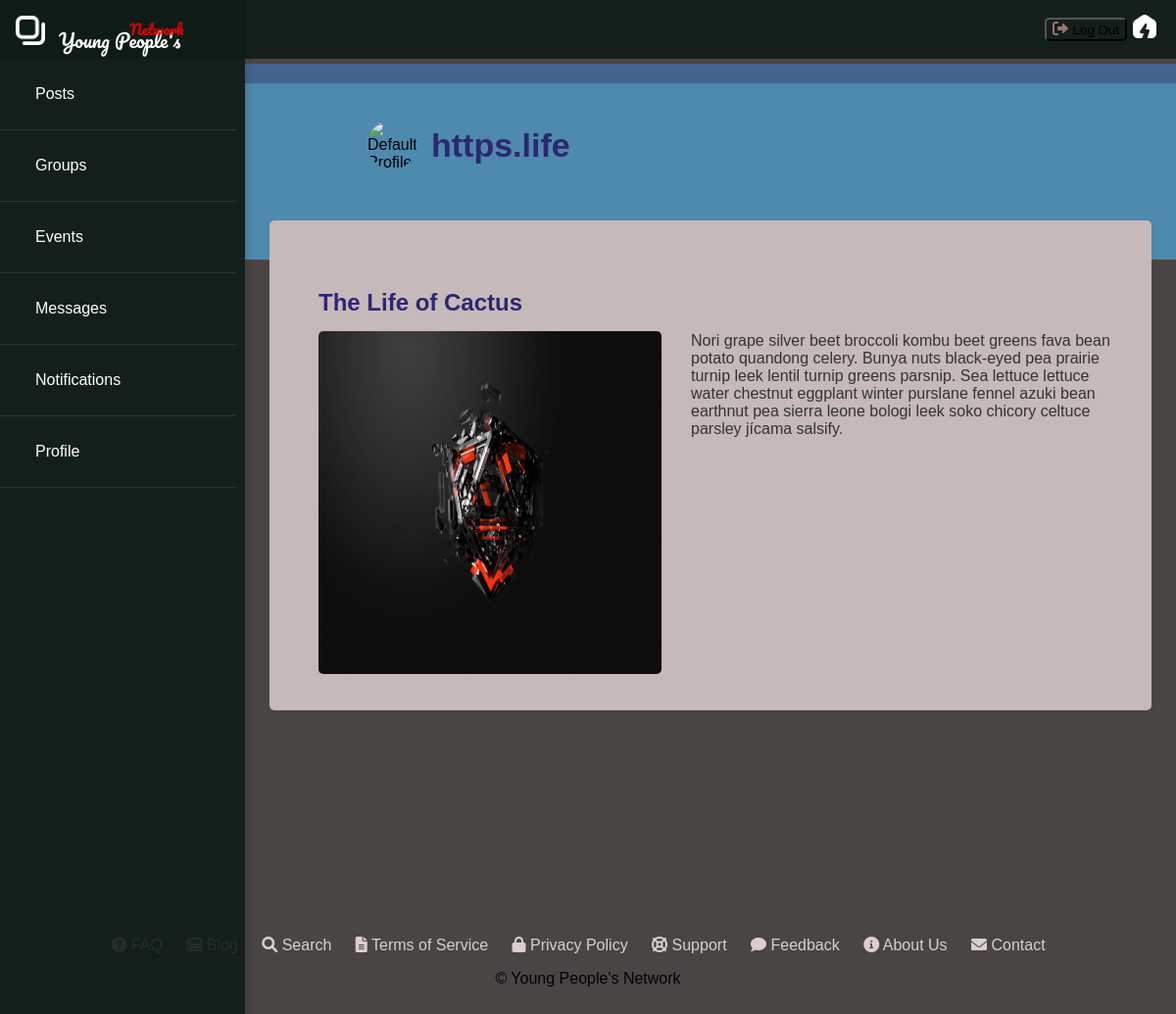
Page /posts/post/1/ (signed in) on the committed database.
### apps/posts/models.py (models this page shows, shortened)
class Post(models.Model):
    author = models.ForeignKey(settings.AUTH_USER_MODEL, on_delete=models.CASCADE, related_name='posts')
    title = models.CharField(max_length=255)
    subtitle = models.CharField(max_length=510)
    content = models.TextField()
    image = models.ImageField(upload_to='post_images/', blank=True, null=True)
    created_at = models.DateTimeField(auto_now_add=True)
    updated_at = models.DateTimeField(auto_now=True)
    likes = models.ManyToManyField(settings.AUTH_USER_MODEL, related_name='liked_posts', blank=True)
    shared_from = models.ForeignKey('self', null=True, blank=True, on_delete=models.SET_NULL, related_name='shares')

### apps/users/models.py (models this page shows, shortened)
class CustomUser(AbstractBaseUser, PermissionsMixin):
    email = models.EmailField(unique=True)
    username = models.CharField(max_length=255, unique=True)
    first_name = models.CharField(max_length=30)
    last_name = models.CharField(max_length=30)
    is_active = models.BooleanField(default=True)
    is_staff = models.BooleanField(default=False)
    date_joined = models.DateTimeField(default=timezone.now)
    groups = models.ManyToManyField(Group, related_name='customuser_set', blank=True)
    user_permissions = models.ManyToManyField(Permission, related_name='customuser_set', blank=True)
    objects = CustomUserManager()
    USERNAME_FIELD = 'email'
    REQUIRED_FIELDS = ['username', 'first_name', 'last_name']

### apps/posts/views.py (the view)
# urls.py: path('post/<int:pk>/', post_detail_view, name='post_detail'),
@login_required
def post_detail_view(request, pk):
    post = get_object_or_404(Post, pk=pk)
    PostView.objects.create(post=post, viewed_by=request.user)
    return render(request, 'posts/post_detail.html', {'post': post})

### apps/posts/templates/posts/post_detail.html
{% extends "base.html" %}
{% load static %}
{% block content %}
<div class="wrapper">
    <div class="top">
        <div class="title">
            <a href="{% url 'profile:profile_detail' user.id %}">
            {% if user.profile.profile_image %}
            <img src="{{ user.profile.profile_image.url }}" alt="Profile Image" class="profile-img-post">
            {% else %}
            <img src="{% static 'images/default_profile_image.png' %}" alt="Default Profile Image" class="profile-img-post">
            {% endif %}
            <h1><b>{{ post.author.username}}</b></h1>
            </a>
        </div>
    </div>
    <div class="content">
        <div class="post-card">
            <h2>{{ post.title }}</h2>
            {% if post.image %}
                <span><img src="{{ post.image.url }}" alt="Post Image"></span>
            {% endif %}
            <p>{{ post.content }}</p>
    </div>
        </div>
    </div>
</div>
{% endblock %}

### config/static/css/styles.css (style rules this page uses)
body { background: rgba(54, 48, 48, 0.897); background-size: cover; background-repeat: no-repeat; background-attachment: fixed; margin: 0; padding: 0; font-family: 'Arial', sans-serif; }
.wrapper { position: relative; clear: both; margin: 0 auto 75px auto; width: 100%; overflow: hidden; }
.top { background: #4e89ae; height: 180px; border-top: 20px solid #43658b; overflow: hidden; }
.top .title { width: 700px; margin: 38px auto 0 auto; display: flex; align-items: center; }
.title a { display: flex; align-items: center; text-decoration: none; color: inherit; }
.profile-img-post { width: 80px; height: 80px; border-radius: 50%; margin-right: 15px; float: left; }
.title h1 { font-size: 34px; color: #2d2772; font-weight: 500; margin: 0; }
.content { padding: 20px; }
.post-card { background: #f4f4f4; border-radius: 8px; padding: 15px; margin-bottom: 20px; box-shadow: 0 0 10px rgba(0, 0, 0, 0.1); overflow: hidden; }
.post-card h2 { font-size: 24px; color: #2d2772; margin-bottom: 15px; }
.post-card img { max-width: 100%; height: auto; display: block; margin-bottom: 15px; }
.post-card p { font-size: 16px; color: #333; }
.content { margin: -80px auto 100px; padding-bottom: 20px; }
.post-card { position: relative; background: #c6b9b9; border-radius: 5px; padding:50px; height: 400px; width: 800px; margin: 20px auto 0 auto; box-shadow: 0 2px 4px rgba(100,100,100,.1); }
.post-card p { position: relative; left: 30px; }
.post-card img { top: 0; width: 350px; height: 350px; float: left; border-radius: 5px; }
.profile-img-post { height: 50px; width: 50px; border-radius: 100%; float: left; top: 0; position: relative; }

### rows in the picture
Post: author.username "https.life", title "The Life of Cactus", image (picture), content "Nori grape silver beet broccoli kombu beet greens fava bean potato quandong celery. Bunya nuts black-eyed pea prairie turnip leek lentil turnip greens parsnip. Sea lettuce lettuce water chestnut eggplant winter purslane fennel azuki bean earthnut pea sierra leone bologi leek soko chicory celtuce parsley jícama salsify."
